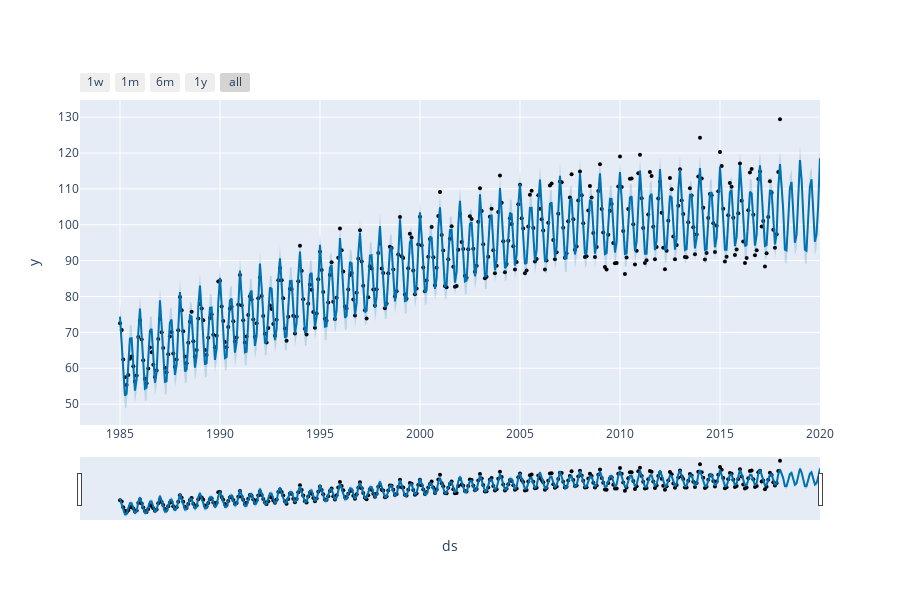

The notebook cell saved with this chart:
### Code cell
plot_plotly(m,forecast)

### Figure 1 — Plotly figure (JSON) as saved in the notebook; plotly's stock layout.template omitted (floating-point values rounded to 4 significant figures; data arrays with more than 128 entries replaced by an {"elided": "..."} marker saying what was removed)
{"data": [{"marker": {"color": "black", "size": 4}, "mode": "markers", "name": "Actual", "type": "scatter", "x": {"elided": "397 str values"}, "y": {"elided": "397 float values"}}, {"hoverinfo": "skip", "line": {"width": 0}, "mode": "lines", "type": "scatter", "x": {"elided": "421 str values"}, "y": {"elided": "421 float values"}}, {"fill": "tonexty", "fillcolor": "rgba(0, 114, 178, 0.2)", "line": {"color": "#0072B2", "width": 2}, "mode": "lines", "name": "Predicted", "type": "scatter", "x": {"elided": "421 str values"}, "y": {"elided": "421 float values"}}, {"fill": "tonexty", "fillcolor": "rgba(0, 114, 178, 0.2)", "hoverinfo": "skip", "line": {"width": 0}, "mode": "lines", "type": "scatter", "x": {"elided": "421 str values"}, "y": {"elided": "421 float values"}}], "layout": {"height": 600, "showlegend": false, "width": 900, "xaxis": {"rangeselector": {"buttons": [{"count": 7, "label": "1w", "step": "day", "stepmode": "backward"}, {"count": 1, "label": "1m", "step": "month", "stepmode": "backward"}, {"count": 6, "label": "6m", "step": "month", "stepmode": "backward"}, {"count": 1, "label": "1y", "step": "year", "stepmode": "backward"}, {"step": "all"}]}, "rangeslider": {"visible": true}, "title": {"text": "ds"}, "type": "date"}, "yaxis": {"title": {"text": "y"}}}}
